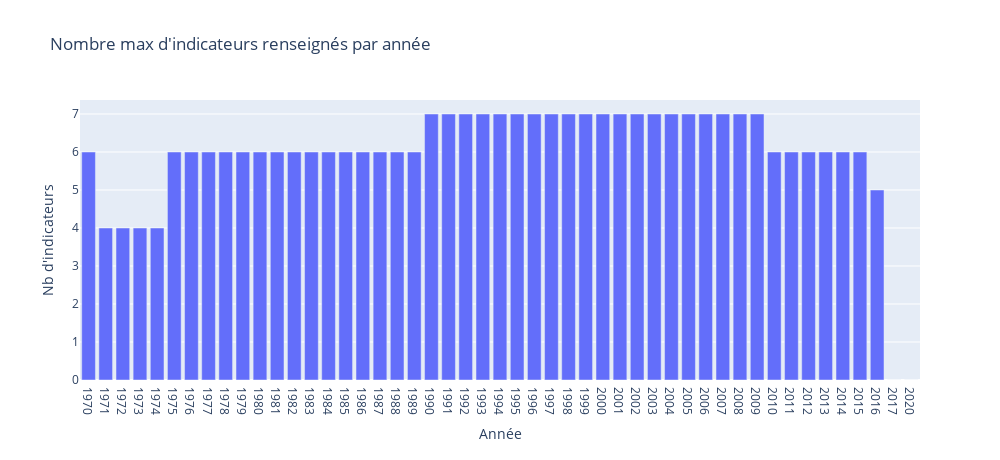

The code cell stored with this chart in its notebook:
### Markdown cell above
Visualisons le nombre d'indicateurs (retenus) fournis par année passée

### Code cell
import datetime

today = datetime.date.today();
this_year = today.year

nb_indicators_years = []
nb_indicators_numbers = []
nb_countries_indicated = []
for year in cols[4:-1]:
    if int(year)>=this_year:
        continue
    nb_indicators_years.append(year)
    nb_indicators_numbers.append(len(data.loc[~data[year].isna(),:]["Indicator Code"].unique()))
df_nb_indicators_per_year = pd.DataFrame({'year': nb_indicators_years, 'count': nb_indicators_numbers})
px.bar(df_nb_indicators_per_year, x='year', y='count', title="Nombre max d'indicateurs renseignés par année", labels={"year":"Année", "count":"Nb d'indicateurs"}, width=1000, height=460).show()

### Figure 1 — Plotly figure (JSON) as saved in the notebook; plotly's stock layout.template omitted (floating-point values rounded to 4 significant figures)
{"data": [{"alignmentgroup": "True", "hovertemplate": "Année=%{x}<br>Nb d'indicateurs=%{y}<extra></extra>", "legendgroup": "", "marker": {"color": "#636efa", "pattern": {"shape": ""}}, "name": "", "offsetgroup": "", "orientation": "v", "showlegend": false, "textposition": "auto", "type": "bar", "x": ["1970", "1971", "1972", "1973", "1974", "1975", "1976", "1977", "1978", "1979", "1980", "1981", "1982", "1983", "1984", "1985", "1986", "1987", "1988", "1989", "1990", "1991", "1992", "1993", "1994", "1995", "1996", "1997", "1998", "1999", "2000", "2001", "2002", "2003", "2004", "2005", "2006", "2007", "2008", "2009", "2010", "2011", "2012", "2013", "2014", "2015", "2016", "2017", "2020"], "xaxis": "x", "y": [6, 4, 4, 4, 4, 6, 6, 6, 6, 6, 6, 6, 6, 6, 6, 6, 6, 6, 6, 6, 7, 7, 7, 7, 7, 7, 7, 7, 7, 7, 7, 7, 7, 7, 7, 7, 7, 7, 7, 7, 6, 6, 6, 6, 6, 6, 5, 0, 0], "yaxis": "y"}], "layout": {"barmode": "relative", "height": 460, "legend": {"tracegroupgap": 0}, "title": {"text": "Nombre max d'indicateurs renseignés par année"}, "width": 1000, "xaxis": {"anchor": "y", "domain": [0, 1], "title": {"text": "Année"}}, "yaxis": {"anchor": "x", "domain": [0, 1], "title": {"text": "Nb d'indicateurs"}}}}
